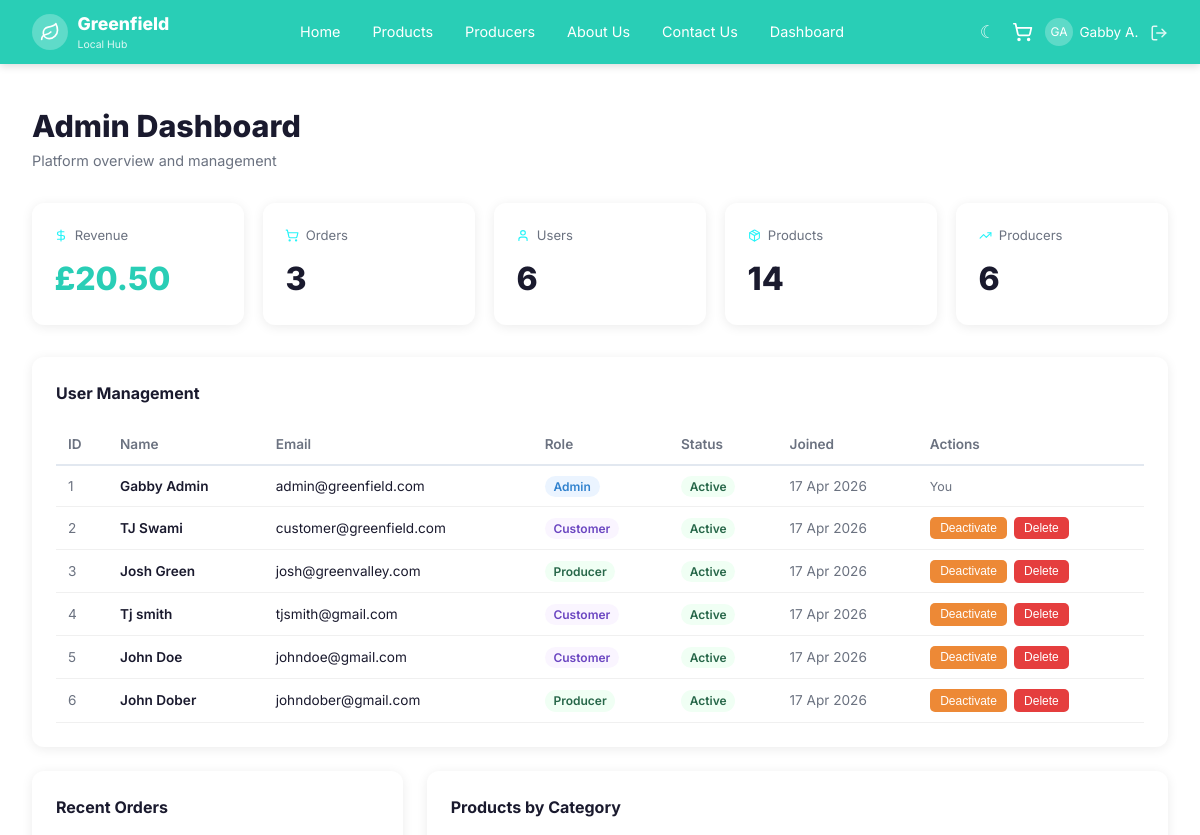
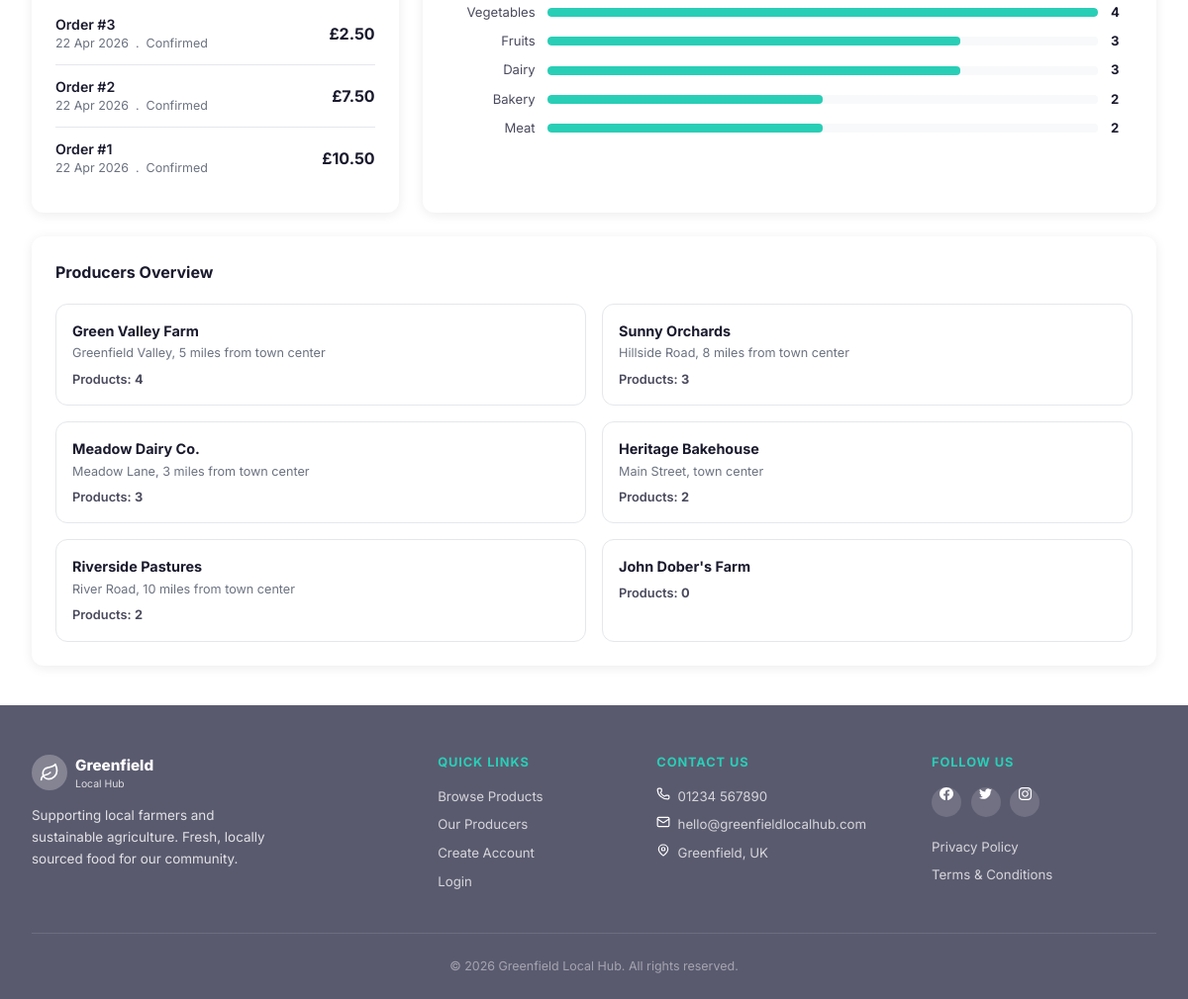
The page /dashboard/admin (signed in) on the database as committed earlier (2 pictures, top to bottom).
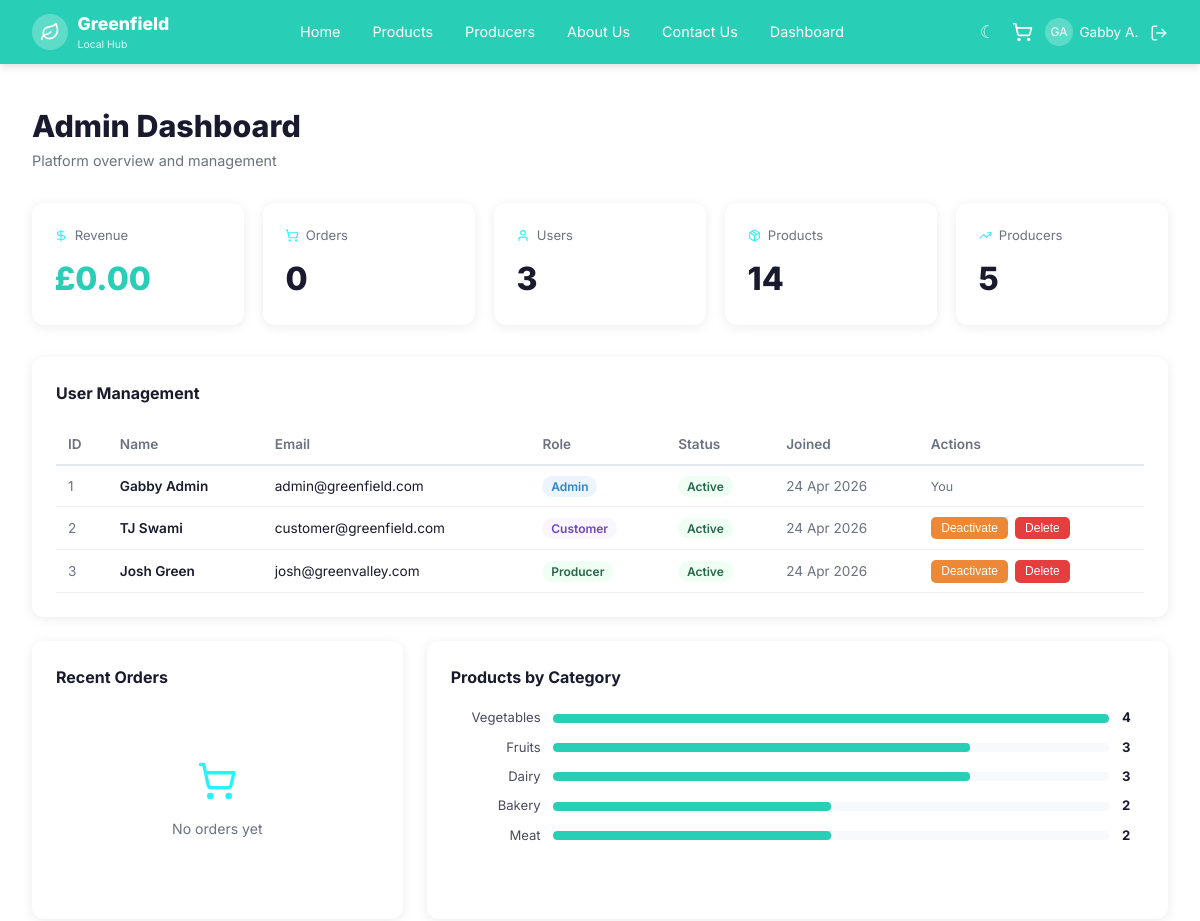
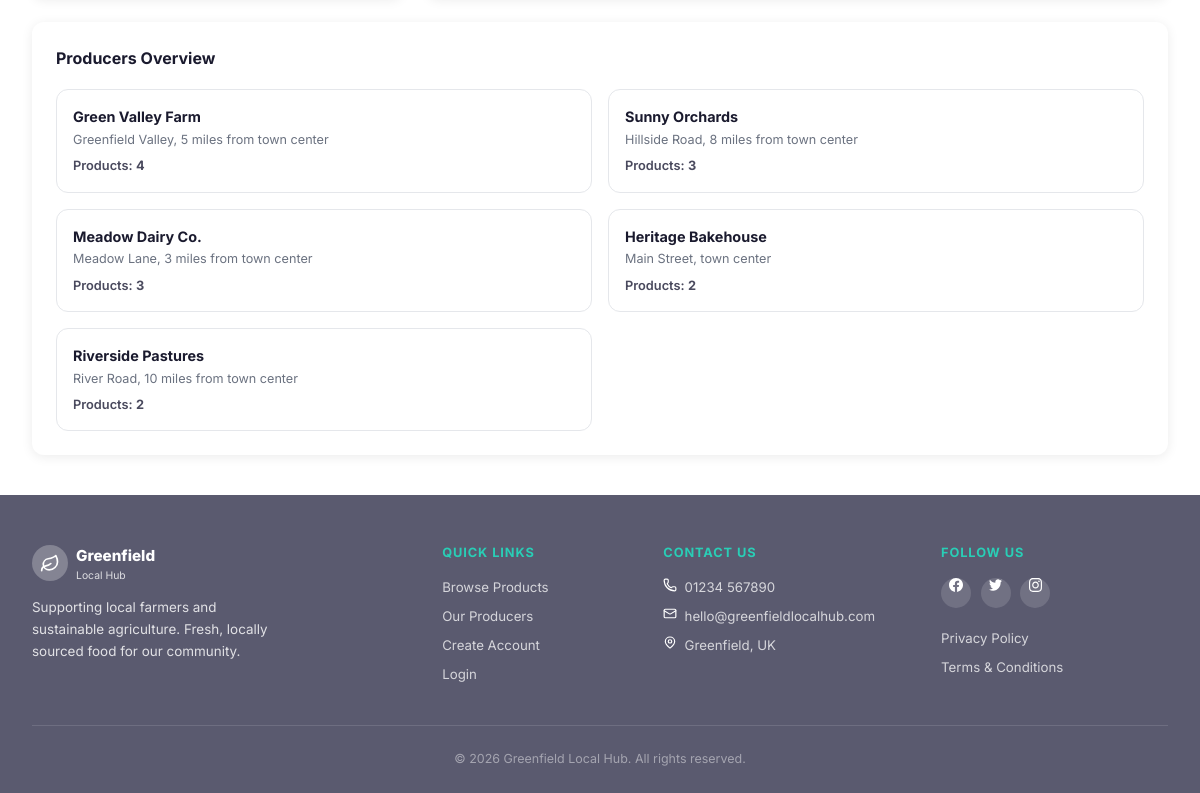
The same page on the database as committed later (2 pictures, top to bottom).
### model.py (models this page shows, shortened)
class User(db.Model):
    __tablename__ = 'users'
    id = db.Column(db.Integer, primary_key=True)
    first_name = db.Column(db.String(100), nullable=False)
    last_name = db.Column(db.String(100), nullable=False)
    email = db.Column(db.String(200), unique=True, nullable=False)
    password_hash = db.Column(db.String(256), nullable=False)
    role = db.Column(db.String(20), default='customer')  # customer, producer, admin
    phone_number = db.Column(db.String(30))
    address = db.Column(db.Text)
    accessibility_preferences = db.Column(db.Text)
    is_active = db.Column(db.Boolean, default=True)
    security_question = db.Column(db.String(300))
    security_answer = db.Column(db.String(200))
    loyalty_points = db.Column(db.Integer, default=0)
    created_at = db.Column(db.DateTime, default=datetime.utcnow)
    cart_items = db.relationship('CartItem', backref='user', lazy=True,
                                 foreign_keys='CartItem.user_id')
    orders = db.relationship('Order', backref='user', lazy=True)
    @property
    def full_name(self):
        return f"{self.first_name} {self.last_name}"
    @property
    def initials(self):
        return f"{self.first_name[0]}{self.last_name[0]}".upper()

class Order(db.Model):
    __tablename__ = 'orders'
    id = db.Column(db.Integer, primary_key=True)
    user_id = db.Column(db.Integer, db.ForeignKey('users.id'), nullable=False)
    total = db.Column(db.Float, default=0.0)
    status = db.Column(db.String(50), default='pending')
    fulfillment_method = db.Column(db.String(20), default='delivery')  # delivery, collection
    delivery_address = db.Column(db.Text)
    delivery_date = db.Column(db.Date)
    delivery_slot = db.Column(db.String(50))
    is_cart = db.Column(db.Boolean, default=False)
    created_at = db.Column(db.DateTime, default=datetime.utcnow)
    items = db.relationship('OrderItem', backref='order', lazy=True)

class Product(db.Model):
    __tablename__ = 'products'
    id = db.Column(db.Integer, primary_key=True)
    producer_id = db.Column(db.Integer, db.ForeignKey('producers.id'), nullable=False)
    name = db.Column(db.String(200), nullable=False)
    slug = db.Column(db.String(200), unique=True, nullable=False, index=True)
    description = db.Column(db.Text)
    price = db.Column(db.Float, nullable=False)
    unit = db.Column(db.String(50))   # e.g. '1kg', '250g', 'each'
    stock = db.Column(db.Integer, default=0)
    category = db.Column(db.String(100), index=True)  # Vegetables, Fruits, Dairy, Bakery, Meat
    image = db.Column(db.String(400))
    is_available = db.Column(db.Boolean, default=True)
    origin_location = db.Column(db.String(300))
    created_at = db.Column(db.DateTime, default=datetime.utcnow)
    cart_items = db.relationship('CartItem', backref='product', lazy=True)
    order_items = db.relationship('OrderItem', backref='product', lazy=True)

class Producer(db.Model):
    __tablename__ = 'producers'
    id = db.Column(db.Integer, primary_key=True)
    user_id = db.Column(db.Integer, db.ForeignKey('users.id'), nullable=True)
    name = db.Column(db.String(200), nullable=False)
    slug = db.Column(db.String(200), unique=True, nullable=False)
    description = db.Column(db.Text)
    location = db.Column(db.String(300))
    image = db.Column(db.String(400))
    farming_methods = db.Column(db.String(500))   # comma-separated
    certifications = db.Column(db.String(500))    # comma-separated
    products = db.relationship('Product', backref='producer', lazy=True)
    @property
    def product_count(self):
        return len(self.products)

### app.py (the view)
@app.route('/dashboard/admin')
@login_required
def dashboard_admin():
    user = get_current_user()
    if user.role != 'admin':
        return redirect(url_for(f'dashboard_{user.role}'))
    all_users = User.query.all()
    all_products = Product.query.all()
    all_producers = Producer.query.all()
    all_orders = Order.query.order_by(Order.created_at.desc()).limit(10).all()
    total_revenue = sum(o.total for o in Order.query.all())
    categories = {}
    for p in all_products:
        cat = p.category or 'Other'
        categories[cat] = categories.get(cat, 0) + 1
    return render_template('dashboard/admin.html', user=user,
                           users=all_users, products=all_products,
                           producers=all_producers, orders=all_orders,
                           total_revenue=total_revenue, categories=categories)

### app.py (called while the page is built)
def get_current_user():
    if 'user_id' in session:
        return db.session.get(User, session['user_id'])
    return None

def get_cart_count():
    user = get_current_user()
    if user:
        return CartItem.query.filter_by(user_id=user.id).count()
    sid = session.get('guest_sid')
    if sid:
        return CartItem.query.filter_by(session_id=sid).count()
    return 0

def login_required(f):
    @wraps(f)
    def decorated(*args, **kwargs):
        if 'user_id' not in session:
            flash('Please log in to access this page.', 'error')
            return redirect(url_for('login'))
        return f(*args, **kwargs)
    return decorated

@app.context_processor
def inject_globals():
    return {
        'current_user': get_current_user(),
        'cart_count': get_cart_count(),
    }

### templates/dashboard/admin.html (shortened to what the changed rows need)
{% extends 'base.html' %}
{% block content %}
<div class="dash-page">
    <div class="dash-header">
        <h1>Admin Dashboard</h1>
    </div>
    <div class="dash-stat-grid">
        <div class="stat-card">
            <div class="stat-card-hd"><img src="{{ url_for('static', filename='images/icons/dollar-sign.svg') }}" alt="revenue" class="icon-svg"> Revenue</div>
            <div class="stat-card-val green">£{{ '%.2f'|format(total_revenue) }}</div>
        </div>
        <div class="stat-card">
            <div class="stat-card-hd"><img src="{{ url_for('static', filename='images/icons/shopping-cart.svg') }}" alt="cart" class="icon-svg"> Orders</div>
            <div class="stat-card-val">{{ orders|length }}</div>
        </div>
        <div class="stat-card">
            <div class="stat-card-hd"><img src="{{ url_for('static', filename='images/icons/user.svg') }}" alt="user" class="icon-svg"> Users</div>
            <div class="stat-card-val">{{ users|length }}</div>
        </div>
        <div class="stat-card">
            <div class="stat-card-hd"><img src="{{ url_for('static', filename='images/icons/trending-up.svg') }}" alt="trending" class="icon-svg"> Producers</div>
            <div class="stat-card-val">{{ producers|length }}</div>
        </div>
    </div>
    <div class="dash-card" style="margin-bottom:1.5rem;">
        <div style="overflow-x:auto;">
            <table style="width:100%;border-collapse:collapse;font-size:.85rem;">
                <thead>
                    <tr style="border-bottom:2px solid #e2e8f0;text-align:left;">
                        <th style="padding:.6rem .75rem;color:var(--text-light);font-weight:600;">ID</th>
                        <th style="padding:.6rem .75rem;color:var(--text-light);font-weight:600;">Name</th>
                        <th style="padding:.6rem .75rem;color:var(--text-light);font-weight:600;">Email</th>
                        <th style="padding:.6rem .75rem;color:var(--text-light);font-weight:600;">Role</th>
                        <th style="padding:.6rem .75rem;color:var(--text-light);font-weight:600;">Status</th>
                        <th style="padding:.6rem .75rem;color:var(--text-light);font-weight:600;">Joined</th>
                        <th style="padding:.6rem .75rem;color:var(--text-light);font-weight:600;">Actions</th>
                    </tr>
                </thead>
                <tbody>
                    {% for u in users %}
                    <tr style="border-bottom:1px solid #f0f0f0;">
                        <td style="padding:.6rem .75rem;color:var(--text-light);">{{ u.id }}</td>
                        <td style="padding:.6rem .75rem;font-weight:600;">{{ u.full_name }}</td>
                        <td style="padding:.6rem .75rem;">{{ u.email }}</td>
                        <td style="padding:.6rem .75rem;">
                            <span style="background:{% if u.role == 'admin' %}#ebf4ff;color:#3182ce{% elif u.role == 'producer' %}#f0fff4;color:#276749{% else %}#faf5ff;color:#6b46c1{% endif %};padding:.2rem .55rem;border-radius:999px;font-size:.75rem;font-weight:600;">
                                {{ u.role|capitalize }}
                            </span>
                        </td>
                        <td style="padding:.6rem .75rem;">
                            {% if u.is_active %}
                            <span style="background:#f0fff4;color:#276749;padding:.2rem .55rem;border-radius:999px;font-size:.75rem;font-weight:600;">Active</span>
                            {% else %}
                            <span style="background:#fff5f5;color:#c53030;padding:.2rem .55rem;border-radius:999px;font-size:.75rem;font-weight:600;">Deactivated</span>
                            {% endif %}
                        </td>
                        <td style="padding:.6rem .75rem;color:var(--text-light);">{{ u.created_at.strftime('%d %b %Y') }}</td>
                        <td style="padding:.6rem .75rem;">
                            {% if u.id != user.id %}
                            <div style="display:flex;gap:.4rem;">
                                <form method="POST" action="{{ url_for('admin_deactivate_user', user_id=u.id) }}">
                                    <button type="submit"
                                            style="background:{% if u.is_active %}#ed8936{% else %}#48bb78{% endif %};color:#fff;border:none;border-radius:5px;padding:.28rem .65rem;font-size:.75rem;cursor:pointer;white-space:nowrap;">
                                        {% if u.is_active %}Deactivate{% else %}Activate{% endif %}
                                    </button>
                                </form>
                                <form method="POST" action="{{ url_for('admin_delete_user', user_id=u.id) }}"
                                      onsubmit="return confirm('Permanently delete {{ u.full_name }}\'s account? This cannot be undone.');">
                                    <button type="submit"
                                            style="background:#e53e3e;color:#fff;border:none;border-radius:5px;padding:.28rem .65rem;font-size:.75rem;cursor:pointer;">
                                        Delete
                                    </button>
                                </form>
                            </div>
                            {% else %}
                            <span style="color:var(--text-light);font-size:.78rem;">You</span>
                            {% endif %}
                        </td>
                    </tr>
                    {% endfor %}
                </tbody>
            </table>
        </div>
    </div>
    <div class="dash-two-col" style="margin-bottom:1.5rem;">
        <div class="dash-card">
            {% if orders %}
            {% for order in orders[:6] %}
            <div class="prod-list-row">
                <div style="flex:1;">
                    <div style="font-weight:600;font-size:.88rem;">Order #{{ order.id }}</div>
                    <div style="font-size:.78rem;color:var(--text-light);">
                        {{ order.created_at.strftime('%d %b %Y') }}
                        &nbsp;.&nbsp; {{ order.status|capitalize }}
                    </div>
                </div>
                <div style="font-weight:700;">£{{ '%.2f'|format(order.total) }}</div>
            </div>
            {% endfor %}
            {% else %}
            <div class="empty-state">
                <div class="empty-icon"><img src="{{ url_for('static', filename='images/icons/shopping-cart.svg') }}" alt="cart" class="icon-svg"></div>
                <p>No orders yet</p>
            </div>
            {% endif %}
        </div>
        <div class="dash-card">
            {% set max_count = categories.values()|max if categories else 1 %}
            {% for cat, count in categories.items()|sort(attribute='1', reverse=true) %}
            <div class="bar-row">
                <span class="bar-lbl">{{ cat }}</span>
                <div class="bar-track">
                    <div class="bar-fill"
                         style="width:{{ (count / max_count * 100)|int }}%"></div>
                </div>
                <span class="bar-cnt">{{ count }}</span>
            </div>
            {% endfor %}
        </div>
    </div>
    <div class="dash-card">
        <div class="admin-producers-grid">
            {% for producer in producers %}
            <div class="admin-prod-card">
                <h4>{{ producer.name }}</h4>
                <p>{{ producer.location }}</p>
                <div class="admin-prod-cnt">
                    Products: <strong>{{ producer.product_count }}</strong>
                </div>
            </div>
            {% endfor %}
        </div>
    </div>
</div>
{% endblock %}

### templates/base.html (shortened to what the changed rows need)
<!DOCTYPE html>
<html lang="en">
<head>
    <link rel="stylesheet" href="{{ url_for('static', filename='css/style.css') }}">
</head>
<body>
<nav class="navbar">
    <div class="nav-right">
        {% if current_user %}
        <div class="nav-user-info">
            <div class="nav-user-icon">{{ current_user.initials }}</div>
            <span>{{ current_user.first_name }} {{ current_user.last_name[0] }}.</span>
        </div>
        <a href="{{ url_for('logout') }}" class="nav-logout" title="Logout"><img src="{{ url_for('static', filename='images/icons/log-out.svg') }}" alt="log-out" class="icon-svg"></a>
        {% else %}
        <a href="{{ url_for('login') }}" class="btn-nav-login">Login</a>
        <a href="{{ url_for('register') }}" class="btn-nav-register">Register</a>
        {% endif %}
    </div>
</nav>
{% block content %}{% endblock %}
</body>
</html>

Rows that differ between the two databases and show on the page:
removed User: id "4", full_name "Tj smith", email "tjsmith@gmail.com", role "Customer", is_active "Active", created_at "17 Apr 2026"
removed User: id "5", full_name "John Doe", email "johndoe@gmail.com", role "Customer", is_active "Active", created_at "17 Apr 2026"
removed User: id "6", full_name "John Dober", email "johndober@gmail.com", role "Producer", is_active "Active", created_at "17 Apr 2026"
removed Order: id "3", created_at "22 Apr 2026", status "Confirmed", total "2.50"
removed Order: id "2", created_at "22 Apr 2026", status "Confirmed", total "7.50"
removed Order: id "1", created_at "22 Apr 2026", status "Confirmed", total "10.50"
removed Producer: name "John Dober's Farm", product_count "0"
changed User "Gabby Admin": created_at "17 Apr 2026" → "24 Apr 2026"
changed User "TJ Swami": created_at "17 Apr 2026" → "24 Apr 2026"
changed User "Josh Green": created_at "17 Apr 2026" → "24 Apr 2026"
Other text that changed with them:
{{ '%.2f'|format(total_revenue) }}: "20.50" → "0.00"
{{ orders|length }}: "3" → "0"
{{ users|length }}: "6" → "3"
{{ producers|length }}: "6" → "5"
text now shown: "No orders yet"
